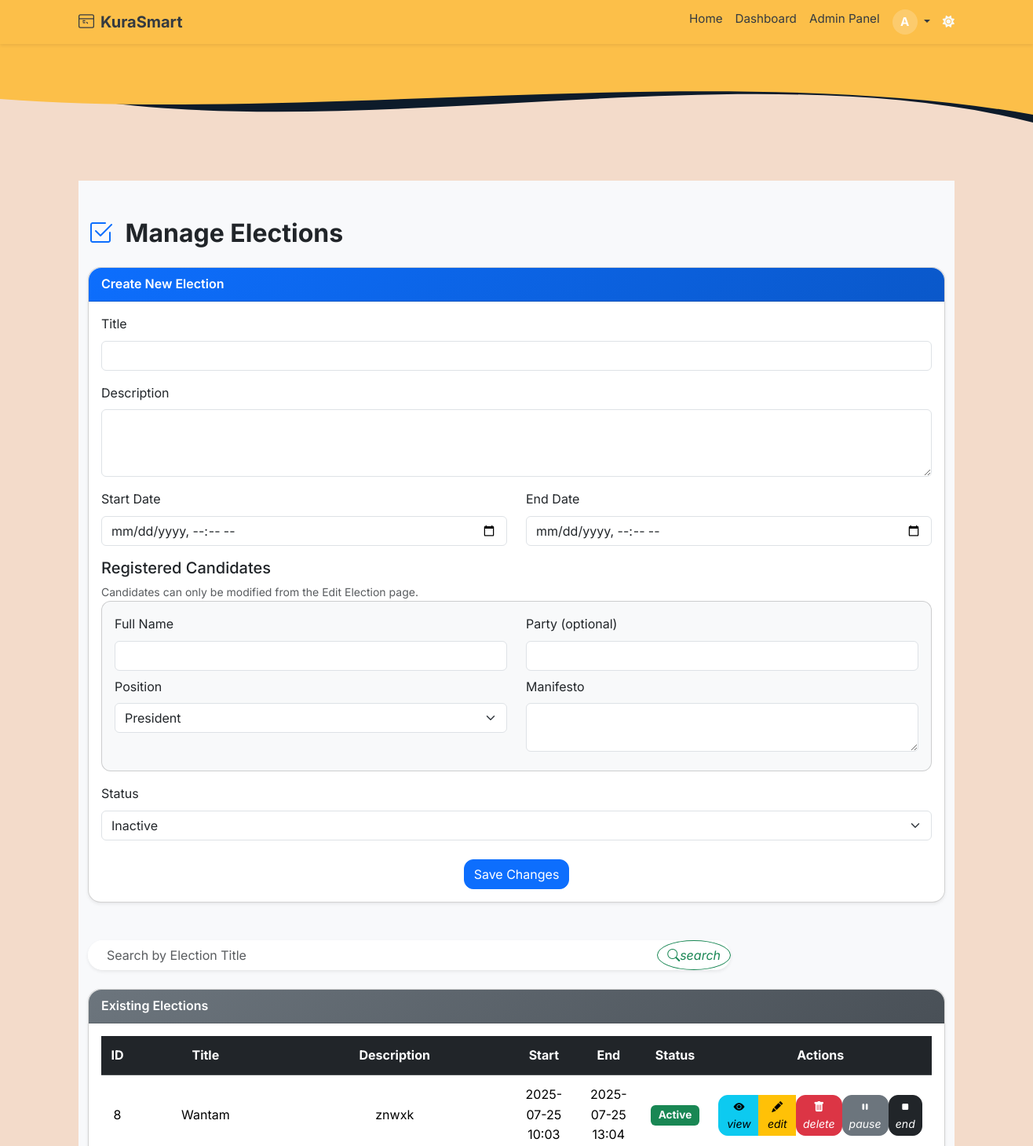
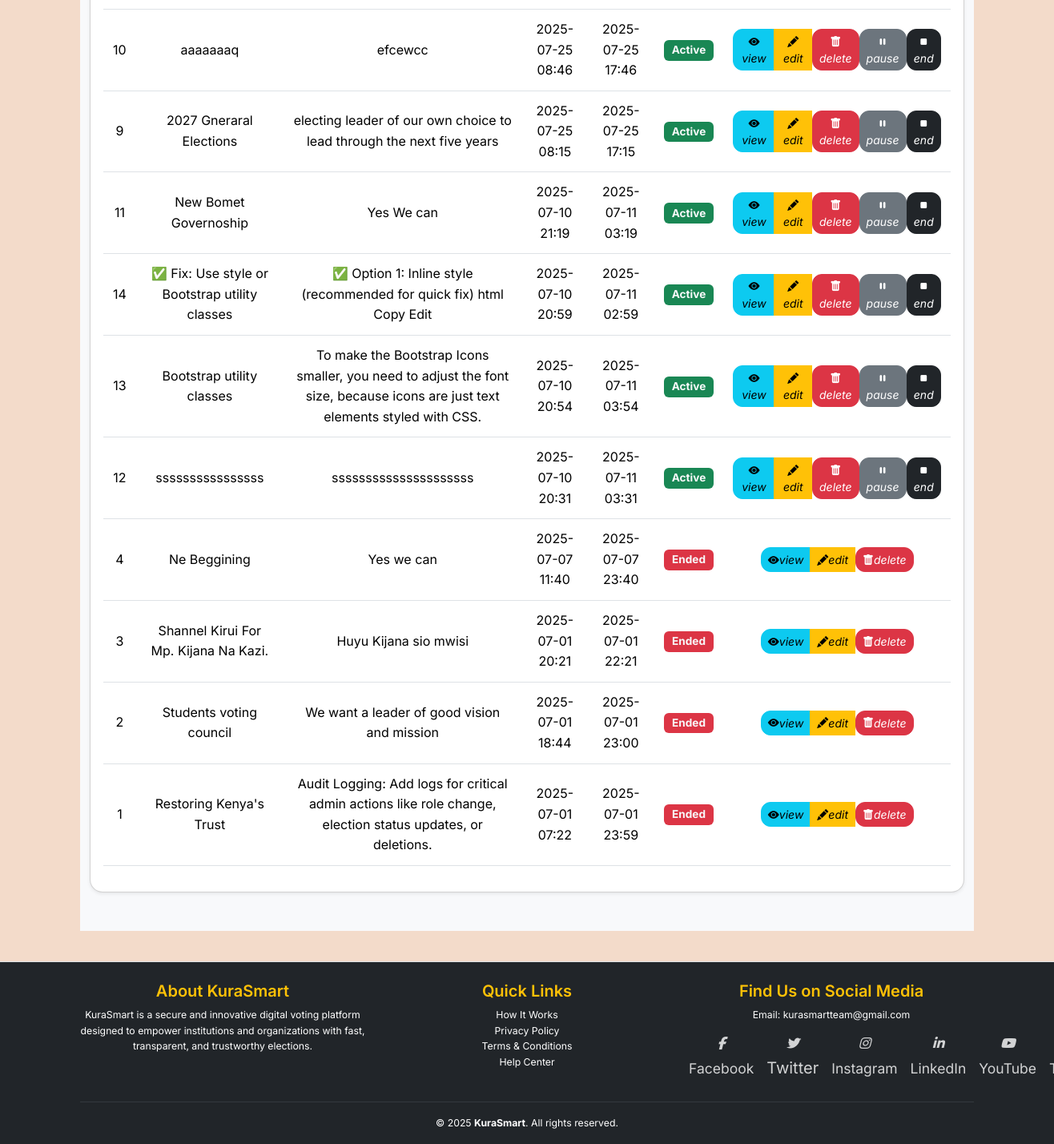
Page /admin/manage-elections (signed in) on the committed database (2 pictures, top to bottom).
### app/models.py (models this page shows, shortened)
class User(db.Model, UserMixin):
    __tablename__ = 'users'
    id = db.Column(db.Integer, primary_key=True)
    email = db.Column(db.String(120), unique=True, nullable=False, index=True)
    full_name = db.Column(db.String(120), nullable=False)
    username = db.Column(db.String(80), unique=True, nullable=True)  # Informal only
    password_hash = db.Column(db.String(128), nullable=False)
    voting_type = db.Column(db.String(10), nullable=False, default="informal")  # 'formal' or 'informal'
    national_id = db.Column(db.String(20), unique=True, nullable=True)
    dob = db.Column(db.Date, nullable=True)
    gender = db.Column(db.String(10), nullable=True)
    county = db.Column(db.String(100), nullable=True)
    sub_county = db.Column(db.String(100), nullable=True)
    division = db.Column(db.String(100), nullable=True)
    location = db.Column(db.String(100), nullable=True)
    sub_location = db.Column(db.String(100), nullable=True)
    profile_image_url = db.Column(db.String(255), nullable=True)
    is_verified = db.Column(db.Boolean, default=False, index=True)
    is_superadmin = db.Column(db.Boolean, default=False)
    role = db.Column(db.Enum(UserRole), default=UserRole.voter, nullable=False, index=True)
    created_at = db.Column(db.DateTime, default=datetime.utcnow)
    candidates = db.relationship('Candidate', back_populates='user', lazy='dynamic')
    verification_requests = db.relationship('VerificationRequest', back_populates='user', lazy='dynamic')
    votes = db.relationship('Vote', back_populates='voter', lazy='dynamic')

class Election(db.Model):
    __tablename__ = 'election'
    id = db.Column(db.Integer, primary_key=True)
    title = db.Column(db.String(255), nullable=False)
    description = db.Column(db.Text)
    start_date = db.Column(db.DateTime, nullable=False)
    end_date = db.Column(db.DateTime, nullable=False)
    is_active = db.Column(db.Boolean, default=True)
    status = db.Column(db.Enum(ElectionStatusEnum), nullable=False, default=ElectionStatusEnum.INACTIVE)
    created_at = db.Column(db.DateTime, default=datetime.utcnow)
    updated_at = db.Column(db.DateTime, onupdate=func.now())
    deactivated_by = db.Column(db.Integer, db.ForeignKey('users.id'))
    candidates = db.relationship('Candidate', back_populates='election', lazy='dynamic')
    positions = db.relationship('Position', back_populates='election', lazy='dynamic', cascade="all, delete-orphan")
    votes = db.relationship('Vote', back_populates='election', lazy='dynamic')

### app/routes/web_auth.py (the view, shortened to what this page needs)
@admin_web_bp.route('/manage-elections', methods=['GET', 'POST'])
@login_required
def manage_elections():
    if not (current_user.is_superadmin or current_user.role == UserRole.admin.value):
        abort(403)
    try:
        form = ElectionForm()
        now = datetime.now()
        current_datetime = now.strftime('%Y-%m-%dT%H:%M')
        elections = Election.query.all()
        for election in elections:
            if election.status not in [ElectionStatusEnum.ENDED, ElectionStatusEnum.PAUSED]:
                if election.start_date <= now < election.end_date:
                    election.status = ElectionStatusEnum.ACTIVE
                elif now >= election.end_date:
                    election.status = ElectionStatusEnum.ENDED
        db.session.commit()
        search_title = request.args.get("search_title", "").strip()
        elections_query = Election.query
        if search_title:
            elections_query = elections_query.filter(Election.title.ilike(f"{search_title}%"))
        elections = elections_query.order_by(Election.start_date.desc()).all()
        return render_template(
            "admin/manage_elections.html",
            elections=elections,
            form=form,
            current_datetime=current_datetime,
            search_title=search_title,
            now=now
        )
    except Exception as e:
        db.session.rollback()
        flash(f"Error managing elections: {e}", "danger")
        return redirect(url_for("admin_web.dashboard"))

### app/templates/admin/manage_elections.html (shortened to what this page needs)
{% extends "base.html" %}
{% block content %}
<div class="manage-elections-background py-5">
  <div class="container" data-aos="fade-up">
    <h2 class="mb-4 fw-bold">
      <i class="bi bi-check2-square me-2 text-primary"></i>
      Manage Elections
    </h2>
    <div class="card shadow-sm mb-5 rounded-4" data-aos="fade-right">
      <div class="card-header bg-gradient-primary text-white fw-semibold rounded-top-4">
        Create New Election
      </div>
      <div class="card-body">
        <form method="POST" id="election-form">
          <div class="mb-3">
            {{ form.title.label(class="form-label") }}
            {{ form.title(class="form-control") }}
          </div>
          <div class="mb-3">
            {{ form.description.label(class="form-label") }}
            {{ form.description(class="form-control", rows=3) }}
          </div>
          <div class="row">
            <div class="col-md-6 mb-3">
              {{ form.start_date.label(class="form-label") }}
              {{ form.start_date(class="form-control", type="datetime-local", min=current_datetime) }}
            </div>
            <div class="col-md-6 mb-3">
              {{ form.end_date.label(class="form-label") }}
              {{ form.end_date(class="form-control", type="datetime-local", min=current_datetime) }}
            </div>
          </div>
          <div class="mb-3">
            <h5>Registered Candidates</h5>
            <div class="text-muted small">Candidates can only be modified from the Edit Election page.</div>
            <div id="candidates-list">
              {% for cand_form in form.candidates %}
              <div class="card mb-3 p-3 candidate-entry bg-light">
                <div class="row">
                  <div class="col-md-6 mb-2">
                    {{ cand_form.full_name.label(class="form-label") }}
                    {{ cand_form.full_name(class="form-control") }}
                  </div>
                  <div class="col-md-6 mb-2">
                    {{ cand_form.party_name.label(class="form-label") }}
                    {{ cand_form.party_name(class="form-control") }}
                  </div>
                  <div class="col-md-6 mb-2">
                    {{ cand_form.position.label(class="form-label") }}
                    {{ cand_form.position(class="form-select") }}
                  </div>
                  <div class="col-md-6 mb-2">
                    {{ cand_form.manifesto.label(class="form-label") }}
                    {{ cand_form.manifesto(class="form-control", rows=2) }}
                  </div>
                </div>
              </div>
              {% endfor %}
            </div>
          </div>
          <div class="mb-3">
            {{ form.status.label(class="form-label") }}
            {{ form.status(class="form-select") }}
          </div>
          <div class="text-center mt-4">
            {{ form.submit(class="btn btn-primary") }}
          </div>
        </form>
      </div>
    </div>
    <form method="GET" class="mb-4">
      <div class="input-group shadow-sm rounded-pill bg-white w-75">
        <input type="text" name="search_title" class="form-control border-0 rounded-pill ps-4" placeholder="Search by Election Title" value="{{ search_title }}">
        <button type="submit" class="btn btn-outline-success rounded-circle" aria-label="Search">
          <i class="bi bi-search">search</i>
        </button>
      </div>
    </form>
    <div class="card shadow-sm rounded-4" data-aos="fade-left">
      <div class="card-header bg-gradient-secondary text-white fw-semibold rounded-top-4">
        Existing Elections
      </div>
      <div class="card-body">
        {% if elections %}
          <div class="table-responsive">
            <table class="table align-middle table-hover text-center">
              <thead class="table-dark">
                <tr>
                  <th>ID</th>
                  <th>Title</th>
                  <th>Description</th>
                  <th>Start</th>
                  <th>End</th>
                  <th>Status</th>
                  <th>Actions</th>
                </tr>
              </thead>
              <tbody>
                {% for election in elections %}
                  {% set status = election.status.value if election.status else 'unknown' %}
                  {% set status_clr = {'inactive':'secondary','active':'success','paused':'warning','ended':'danger'}.get(status,'dark') %}
                  <tr data-aos="fade-up" data-aos-delay="{{ loop.index * 50 }}">
                    <td>{{ election.id }}</td>
                    <td>{{ election.title }}</td>
                    <td>{{ election.description or '—' }}</td>
                    <td>{{ election.start_date.strftime('%Y-%m-%d %H:%M') }}</td>
                    <td>{{ election.end_date.strftime('%Y-%m-%d %H:%M') }}</td>
                    <td>
                      <span class="badge bg-{{ status_clr }} text-light">{{ status.title() }}</span>
                    </td>
                    <td>
                      <div class="btn-group" role="group">
                        <a href="{{ url_for('admin_web.view_election', election_id=election.id) }}" class="btn btn-sm btn-info" title="View Details">
                          <i class="bi bi-eye-fill">view</i>
                        </a>
                        <a href="{{ url_for('admin_web.edit_election', election_id=election.id) }}" class="btn btn-sm btn-warning" title="Edit">
                          <i class="bi bi-pencil-fill">edit</i>
                        </a>
                        <form method="POST" action="{{ url_for('admin_web.delete_election', election_id=election.id) }}" onsubmit="return confirm('Are you sure?');" class="d-inline">
                          <button type="submit" class="btn btn-sm btn-danger" title="Delete">
                            <i class="bi bi-trash-fill">delete</i>
                          </button>
                        </form>
                        {% if status == 'active' %}
                          <form method="POST" action="{{ url_for('admin_web.pause_election', election_id=election.id) }}" class="d-inline">
                            <button type="submit" class="btn btn-sm btn-secondary" title="Pause">
                              <i class="bi bi-pause-fill">pause</i>
                            </button>
                          </form>
                          <form method="POST" action="{{ url_for('admin_web.end_election', election_id=election.id) }}" class="d-inline">
                            <button type="submit" class="btn btn-sm btn-dark" title="End">
                              <i class="bi bi-stop-fill">end</i>
                            </button>
                          </form>
                        {% endif %}
                      </div>
                    </td>
                  </tr>
                {% endfor %}
              </tbody>
            </table>
          </div>
        {% else %}
          <p class="text-center text-muted">No elections found.</p>
        {% endif %}
      </div>
    </div>
  </div>
</div>
{% endblock %}

### app/templates/base.html (shortened to what this page needs)
<!DOCTYPE html>
<html lang="en" data-bs-theme="auto">
<head>
  <link rel="stylesheet" href="https://cdn.jsdelivr.net/npm/bootstrap@5.3.3/dist/css/bootstrap.min.css">
  <link rel="stylesheet" href="https://cdnjs.cloudflare.com/ajax/libs/font-awesome/6.5.0/css/all.min.css"/>
  <link rel="stylesheet" href="https://cdn.jsdelivr.net/npm/aos@2.3.4/dist/aos.css">
  <link rel="stylesheet" href="https://cdn.jsdelivr.net/npm/bootstrap-icons@1.10.5/font/bootstrap-icons.css">
  <link rel="stylesheet" href="{{ url_for('static', filename='styles.css') }}">
</head>
<body class="text-dark d-flex flex-column min-vh-100">
  <nav class="navbar navbar-expand-lg sticky-top shadow-sm" style="background-color: #fcbf49;">
    <div class="container">
      <a class="navbar-brand fw-bold d-flex align-items-center gap-2" href="{{ url_for('main.index') }}">
        KuraSmart
      </a>
      <div class="collapse navbar-collapse" id="navCollapse">
        <ul class="navbar-nav ms-auto mb-2 mb-lg-0">
          <li class="nav-item">
            <a class="nav-link {% if request.endpoint == 'main.index' %}active{% endif %}" href="{{ url_for('main.index') }}">Home</a>
          </li>
          {% if current_user.is_authenticated %}
            <li class="nav-item">
              <a class="nav-link {% if request.endpoint in ['admin_web.dashboard', 'voter_web.dashboard'] %}active{% endif %}" href="{{ url_for('admin_web.dashboard') }}">
                Dashboard
              </a>
            </li>
            {% if current_user.is_super_admin or current_user.role == 'admin' %}
              <li class="nav-item">
                <a class="nav-link {% if request.endpoint == 'admin_web.dashboard' %}active{% endif %}" href="{{ url_for('admin_web.dashboard') }}">
                  Admin Panel
                </a>
              </li>
            {% endif %}
            <li class="nav-item dropdown">
              <a class="nav-link dropdown-toggle" href="#" id="userMenu" role="button" data-bs-toggle="dropdown" aria-expanded="false">
                <div class="nav-profile-wrapper">
                  <div class="profile-initial bg10">
                    {{ current_user.full_name[0]|upper }}
                  </div>
                </div>
              </a>
            </li>
          {% endif %}
        </ul>
        <span id="theme-toggle" class="text-light ms-2" title="Toggle theme" style="cursor: pointer;">
          <i class="fas fa-moon"></i>
        </span>
      </div>
    </div>
  </nav>
  <div class="position-relative">
    <svg viewBox="0 0 500 150" preserveAspectRatio="none" class="w-100" style="height: 150px; display: block;">
      <path d="M0,50 C150,150 350,0 500,100 L500,0 L0,0 Z" style="fill: #0d1b2a;"></path>
      <path d="M0,70 C150,100 350,20 500,90 L500,0 L0,0 Z" style="fill: #fcbf49;"></path>
    </svg>
  </div>
  <main class="container py-2 flex-grow-1">
    {% block content %}{% endblock %}
  </main>
  <footer class="bg-dark text-white pt-4 pb-3 border-top shadow-sm">
  <div class="container">
    <div class="row g-4">
      <div class="col-md-4">
        <h5 class="text-warning">About KuraSmart</h5>
        <p class="small">
          KuraSmart is a secure and innovative digital voting platform designed to empower institutions and organizations with fast, transparent, and trustworthy elections.
        </p>
      </div>
      <div class="col-md-4">
        <h5 class="text-warning">Quick Links</h5>
        <ul class="list-unstyled small">
          <li><a href="#" data-bs-toggle="modal" data-bs-target="#howItWorksModal">How It Works</a></li>
          <li><a href="#" data-bs-toggle="modal" data-bs-target="#privacyModal">Privacy Policy</a></li>
          <li><a href="#" data-bs-toggle="modal" data-bs-target="#termsModal">Terms & Conditions</a></li>
          <li><a href="#" data-bs-toggle="modal" data-bs-target="#helpCenterModal">Help Center</a></li>
        </ul>
      </div>
      <div class="col-md-4">
        <h5 class="text-warning">Find Us on Social Media</h5>
        <p class="small mb-2">
          Email: <a href="mailto:support@kurasmart.com">kurasmartteam@gmail.com</a>
        </p>
        <div class="social-icons d-flex gap-3" style="position: relative; left: 0px;">
          <a href="https://www.facebook.com/home.php" title="Facebook"><i class="fab fa-facebook-f fs-6" style="font-style: italic;"></i><span class="small">Facebook</span></a>
          <a href="https://x.com/?lang=en" title="Twitter"><i class="fab fa-twitter fs-6" style="font-style: italic;"></i>Twitter</a>
          <a href="https://www.instagram.com/#reactivated" title="Instagram"><i class="fab fa-instagram fs-6" style="font-style: italic;"></i><span class="small">Instagram</span></a>
          <a href="https://www.linkedin.com" title="LinkedIn"><i class="fab fa-linkedin-in fs-6" style="font-style: italic;"></i><span class="small">LinkedIn</span></a>
          <a href="https://www.youtube.com" title="YouTube"><i class="fab fa-youtube fs-6" style="font-style: italic;"></i><span class="small">YouTube</span></a>
          <a href="https://www.tiktok.com" title="TikTok"> <span class="small">TikTok</span></a>
        </div>
      </div>
    </div>
    <hr class="border-secondary mt-4">
    <div class="text-center small">
      &copy; 2025 <strong>KuraSmart</strong>. All rights reserved.
    </div>
  </div>
</footer>
</body>
</html>

### rows in the picture
User: full_name "A"
Election: id "8", title "Wantam", description "znwxk", start_date "2025-07-25 10:03", end_date "2025-07-25 13:04", title "Active"
Election: id "10", title "aaaaaaaq", description "efcewcc", start_date "2025-07-25 08:46", end_date "2025-07-25 17:46", title "Active"
Election: id "9", title "2027 Gneraral Elections", description "electing leader of our own choice to lead through the next five years", start_date "2025-07-25 08:15", end_date "2025-07-25 17:15", title "Active"
Election: id "11", title "New Bomet Governoship", description "Yes We can", start_date "2025-07-10 21:19", end_date "2025-07-11 03:19", title "Active"
Election: id "14", title "✅ Fix: Use style or Bootstrap utility classes", description "✅ Option 1: Inline style (recommended for quick fix) html Copy Edit", start_date "2025-07-10 20:59", end_date "2025-07-11 02:59", title "Active"
Election: id "13", title "Bootstrap utility classes", description "To make the Bootstrap Icons smaller, you need to adjust the font size, because icons are just text elements styled with CSS.", start_date "2025-07-10 20:54", end_date "2025-07-11 03:54", title "Active"
Election: id "12", title "ssssssssssssssss", description "sssssssssssssssssssss", start_date "2025-07-10 20:31", end_date "2025-07-11 03:31", title "Active"
Election: id "4", title "Ne Beggining", description "Yes we can", start_date "2025-07-07 11:40", end_date "2025-07-07 23:40", title "Ended"
Election: id "3", title "Shannel Kirui For Mp. Kijana Na Kazi.", description "Huyu Kijana sio mwisi", start_date "2025-07-01 20:21", end_date "2025-07-01 22:21", title "Ended"
Election: id "2", title "Students voting council", description "We want a leader of good vision and mission", start_date "2025-07-01 18:44", end_date "2025-07-01 23:00", title "Ended"
Election: id "1", title "Restoring Kenya's Trust", description "Audit Logging: Add logs for critical admin actions like role change, election status updates, or deletions.", start_date "2025-07-01 07:22", end_date "2025-07-01 23:59", title "Ended"

### other values in the picture
{{ cand_form.full_name.label(class="form-label") }} "Full Name"
{{ cand_form.party_name.label(class="form-label") }} "Party (optional)"
{{ cand_form.position.label(class="form-label") }} "Position"
{{ cand_form.manifesto.label(class="form-label") }} "Manifesto"
